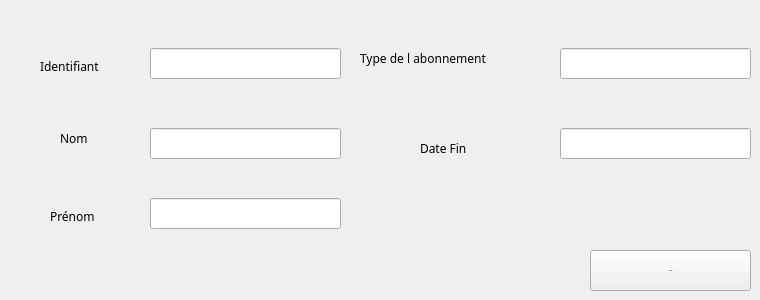
         <widget class="QWidget" name="tab_18">
          <attribute name="title">
           <string>ajouter un abonnemnt</string>
          </attribute>
          <widget class="QLineEdit" name="lineEdit_prenom">
           <property name="geometry">
            <rect>
             <x>150</x>
             <y>198</y>
             <width>191</width>
             <height>31</height>
            </rect>
           </property>
          </widget>
          <widget class="QLineEdit" name="lineEdit_nom">
           <property name="geometry">
            <rect>
             <x>150</x>
             <y>128</y>
             <width>191</width>
             <height>31</height>
            </rect>
           </property>
          </widget>
          <widget class="QLineEdit" name="lineEdit_id">
           <property name="geometry">
            <rect>
             <x>150</x>
             <y>48</y>
             <width>191</width>
             <height>31</height>
            </rect>
           </property>
          </widget>
          <widget class="QLineEdit" name="lineEdit_type">
           <property name="geometry">
            <rect>
             <x>560</x>
             <y>48</y>
             <width>191</width>
             <height>31</height>
            </rect>
           </property>
          </widget>
          <widget class="QPushButton" name="ajouter">
           <property name="geometry">
            <rect>
             <x>590</x>
             <y>250</y>
             <width>161</width>
             <height>41</height>
            </rect>
           </property>
           <property name="font">
            <font>
             <family>MS Reference Sans Serif</family>
             <pointsize>-1</pointsize>
            </font>
           </property>
           <property name="text">
            <string>Ajouter</string>
           </property>
          </widget>
          <widget class="QLabel" name="label">
           <property name="geometry">
            <rect>
             <x>40</x>
             <y>58</y>
             <width>111</width>
             <height>16</height>
            </rect>
           </property>
           <property name="font">
            <font>
             <family>MS Reference Sans Serif</family>
             <pointsize>9</pointsize>
            </font>
           </property>
           <property name="text">
            <string>Identifiant</string>
           </property>
          </widget>
          <widget class="QLabel" name="label_2">
           <property name="geometry">
            <rect>
             <x>60</x>
             <y>128</y>
             <width>61</width>
             <height>20</height>
            </rect>
           </property>
           <property name="font">
            <font>
             <family>MS Reference Sans Serif</family>
             <pointsize>9</pointsize>
            </font>
           </property>
           <property name="text">
            <string>Nom</string>
           </property>
          </widget>
          <widget class="QLabel" name="label_3">
           <property name="geometry">
            <rect>
             <x>50</x>
             <y>208</y>
             <width>81</width>
             <height>16</height>
            </rect>
           </property>
           <property name="font">
            <font>
             <family>MS Reference Sans Serif</family>
             <pointsize>9</pointsize>
            </font>
           </property>
           <property name="text">
            <string>Prénom</string>
           </property>
          </widget>
          <widget class="QLabel" name="label_4">
           <property name="geometry">
            <rect>
             <x>360</x>
             <y>48</y>
             <width>171</width>
             <height>20</height>
            </rect>
           </property>
           <property name="font">
            <font>
             <family>MS Reference Sans Serif</family>
             <pointsize>9</pointsize>
            </font>
           </property>
           <property name="text">
            <string>Type de l abonnement</string>
           </property>
          </widget>
          <widget class="QLabel" name="label_5">
           <property name="geometry">
            <rect>
             <x>420</x>
             <y>138</y>
             <width>81</width>
             <height>20</height>
            </rect>
           </property>
           <property name="font">
            <font>
             <family>MS Reference Sans Serif</family>
             <pointsize>9</pointsize>
            </font>
           </property>
           <property name="text">
            <string>Date Fin</string>
           </property>
          </widget>
          <widget class="QLineEdit" name="lineEdit_date">
           <property name="geometry">
            <rect>
             <x>560</x>
             <y>128</y>
             <width>191</width>
             <height>31</height>
            </rect>
           </property>
          </widget>
         </widget>
